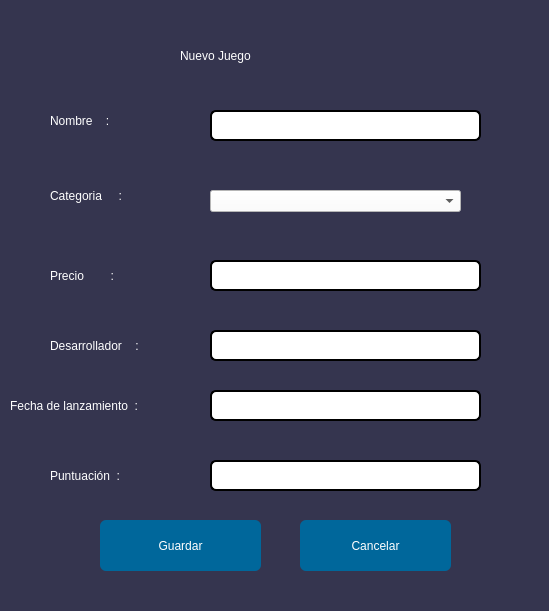
<?xml version="1.0" encoding="UTF-8"?>
<ui version="4.0">
 <class>Form</class>
 <widget class="QWidget" name="Form">
  <property name="geometry">
   <rect>
    <x>0</x>
    <y>0</y>
    <width>549</width>
    <height>611</height>
   </rect>
  </property>
  <property name="windowTitle">
   <string>Form</string>
  </property>
  <property name="styleSheet">
   <string notr="true">background-color: rgb(53, 53, 79);
</string>
  </property>
  <widget class="QPushButton" name="cancelButton">
   <property name="geometry">
    <rect>
     <x>300</x>
     <y>520</y>
     <width>151</width>
     <height>51</height>
    </rect>
   </property>
   <property name="styleSheet">
    <string notr="true">background-color: rgb(0, 103, 155);
font: 87 12pt &quot;Arial Black&quot;;
color: rgb(255, 255, 255);
border-radius: 6px;
border: 0px solid black;</string>
   </property>
   <property name="text">
    <string>Cancelar</string>
   </property>
  </widget>
  <widget class="QLineEdit" name="name_lineEdit">
   <property name="geometry">
    <rect>
     <x>210</x>
     <y>110</y>
     <width>271</width>
     <height>31</height>
    </rect>
   </property>
   <property name="styleSheet">
    <string notr="true">background-color: rgb(255, 255, 255);
color: rgb(0, 0, 0);
border-radius: 6px;
border: 2px solid black;</string>
   </property>
   <property name="text">
    <string/>
   </property>
  </widget>
  <widget class="QLabel" name="label_2">
   <property name="geometry">
    <rect>
     <x>50</x>
     <y>180</y>
     <width>131</width>
     <height>31</height>
    </rect>
   </property>
   <property name="styleSheet">
    <string notr="true">color: rgb(255, 255, 255);
font: 87 12pt &quot;Arial Black&quot;;
border: 0px solid #00aaff; /* Contorno neon azul */</string>
   </property>
   <property name="text">
    <string>Categoria     :</string>
   </property>
  </widget>
  <widget class="QLabel" name="label_4">
   <property name="geometry">
    <rect>
     <x>10</x>
     <y>390</y>
     <width>201</width>
     <height>31</height>
    </rect>
   </property>
   <property name="styleSheet">
    <string notr="true">color: rgb(255, 255, 255);
font: 87 12pt &quot;Arial Black&quot;;
border: 0px solid #00aaff; /* Contorno neon azul */</string>
   </property>
   <property name="text">
    <string>Fecha de lanzamiento  :</string>
   </property>
  </widget>
  <widget class="QLabel" name="label_3">
   <property name="geometry">
    <rect>
     <x>50</x>
     <y>260</y>
     <width>131</width>
     <height>31</height>
    </rect>
   </property>
   <property name="styleSheet">
    <string notr="true">color: rgb(255, 255, 255);
font: 87 12pt &quot;Arial Black&quot;;
border: 0px solid #00aaff; /* Contorno neon azul */</string>
   </property>
   <property name="text">
    <string>Precio        :</string>
   </property>
  </widget>
  <widget class="QLineEdit" name="price_lineEdit">
   <property name="geometry">
    <rect>
     <x>210</x>
     <y>260</y>
     <width>271</width>
     <height>31</height>
    </rect>
   </property>
   <property name="styleSheet">
    <string notr="true">background-color: rgb(255, 255, 255);
color: rgb(0, 0, 0);
border-radius: 6px;
border: 2px solid black;</string>
   </property>
   <property name="text">
    <string/>
   </property>
  </widget>
  <widget class="QPushButton" name="saveButton">
   <property name="geometry">
    <rect>
     <x>100</x>
     <y>520</y>
     <width>161</width>
     <height>51</height>
    </rect>
   </property>
   <property name="styleSheet">
    <string notr="true">background-color: rgb(0, 103, 155);
font: 87 12pt &quot;Arial Black&quot;;
color: rgb(255, 255, 255);
border-radius: 6px;
border: 0px solid black;</string>
   </property>
   <property name="text">
    <string>Guardar</string>
   </property>
  </widget>
  <widget class="QLineEdit" name="developer_lineEdit">
   <property name="geometry">
    <rect>
     <x>210</x>
     <y>330</y>
     <width>271</width>
     <height>31</height>
    </rect>
   </property>
   <property name="styleSheet">
    <string notr="true">background-color: rgb(255, 255, 255);
color: rgb(0, 0, 0);
border-radius: 6px;
border: 2px solid black;</string>
   </property>
   <property name="text">
    <string/>
   </property>
  </widget>
  <widget class="QLineEdit" name="date_lineEdit">
   <property name="geometry">
    <rect>
     <x>210</x>
     <y>390</y>
     <width>271</width>
     <height>31</height>
    </rect>
   </property>
   <property name="styleSheet">
    <string notr="true">background-color: rgb(255, 255, 255);
color: rgb(0, 0, 0);
border-radius: 6px;
border: 2px solid black;</string>
   </property>
   <property name="text">
    <string/>
   </property>
  </widget>
  <widget class="QLabel" name="label">
   <property name="geometry">
    <rect>
     <x>50</x>
     <y>100</y>
     <width>131</width>
     <height>41</height>
    </rect>
   </property>
   <property name="styleSheet">
    <string notr="true">color: rgb(255, 255, 255);
font: 87 12pt &quot;Arial Black&quot;;
border: 0px solid #00aaff; /* Contorno neon azul */</string>
   </property>
   <property name="text">
    <string>Nombre    :</string>
   </property>
  </widget>
  <widget class="QLabel" name="label_5">
   <property name="geometry">
    <rect>
     <x>180</x>
     <y>20</y>
     <width>571</width>
     <height>71</height>
    </rect>
   </property>
   <property name="styleSheet">
    <string notr="true">font: 87 20pt &quot;Arial Black&quot;;
color: rgb(255, 255, 255);
border: 0px</string>
   </property>
   <property name="text">
    <string>Nuevo Juego</string>
   </property>
  </widget>
  <widget class="QLabel" name="label_6">
   <property name="geometry">
    <rect>
     <x>50</x>
     <y>330</y>
     <width>131</width>
     <height>31</height>
    </rect>
   </property>
   <property name="styleSheet">
    <string notr="true">color: rgb(255, 255, 255);
font: 87 12pt &quot;Arial Black&quot;;
border: 0px solid #00aaff; /* Contorno neon azul */</string>
   </property>
   <property name="text">
    <string>Desarrollador    :</string>
   </property>
  </widget>
  <widget class="QLineEdit" name="score_lineEdit">
   <property name="geometry">
    <rect>
     <x>210</x>
     <y>460</y>
     <width>271</width>
     <height>31</height>
    </rect>
   </property>
   <property name="styleSheet">
    <string notr="true">background-color: rgb(255, 255, 255);
color: rgb(0, 0, 0);
border-radius: 6px;
border: 2px solid black;</string>
   </property>
   <property name="text">
    <string/>
   </property>
  </widget>
  <widget class="QLabel" name="label_7">
   <property name="geometry">
    <rect>
     <x>50</x>
     <y>460</y>
     <width>121</width>
     <height>31</height>
    </rect>
   </property>
   <property name="styleSheet">
    <string notr="true">color: rgb(255, 255, 255);
font: 87 12pt &quot;Arial Black&quot;;
border: 0px solid #00aaff; /* Contorno neon azul */</string>
   </property>
   <property name="text">
    <string>Puntuación  :</string>
   </property>
  </widget>
  <widget class="QComboBox" name="categoryComboBox">
   <property name="geometry">
    <rect>
     <x>210</x>
     <y>190</y>
     <width>251</width>
     <height>22</height>
    </rect>
   </property>
   <property name="styleSheet">
    <string notr="true">background-color: rgb(255, 255, 255);</string>
   </property>
  </widget>
 </widget>
 <resources/>
 <connections/>
</ui>
